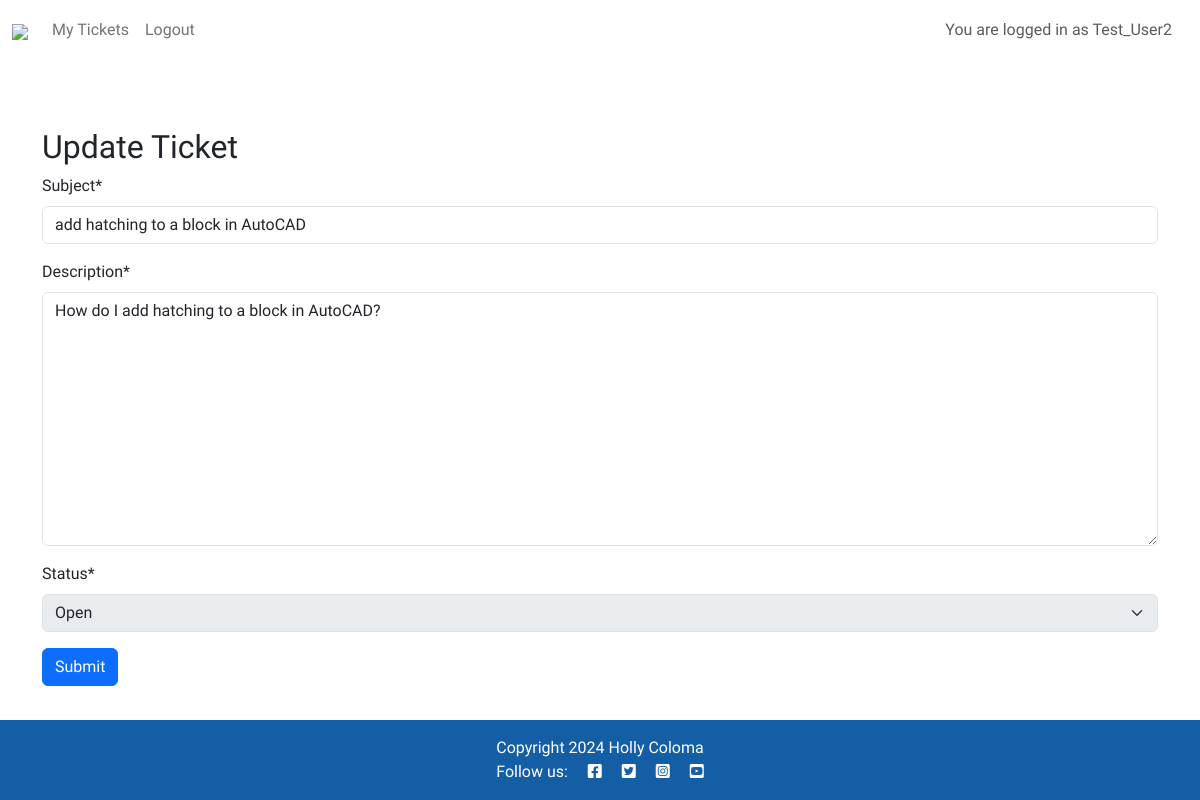
/ticket/7/edit/ (signed in), run on an earlier commit of the app's database.
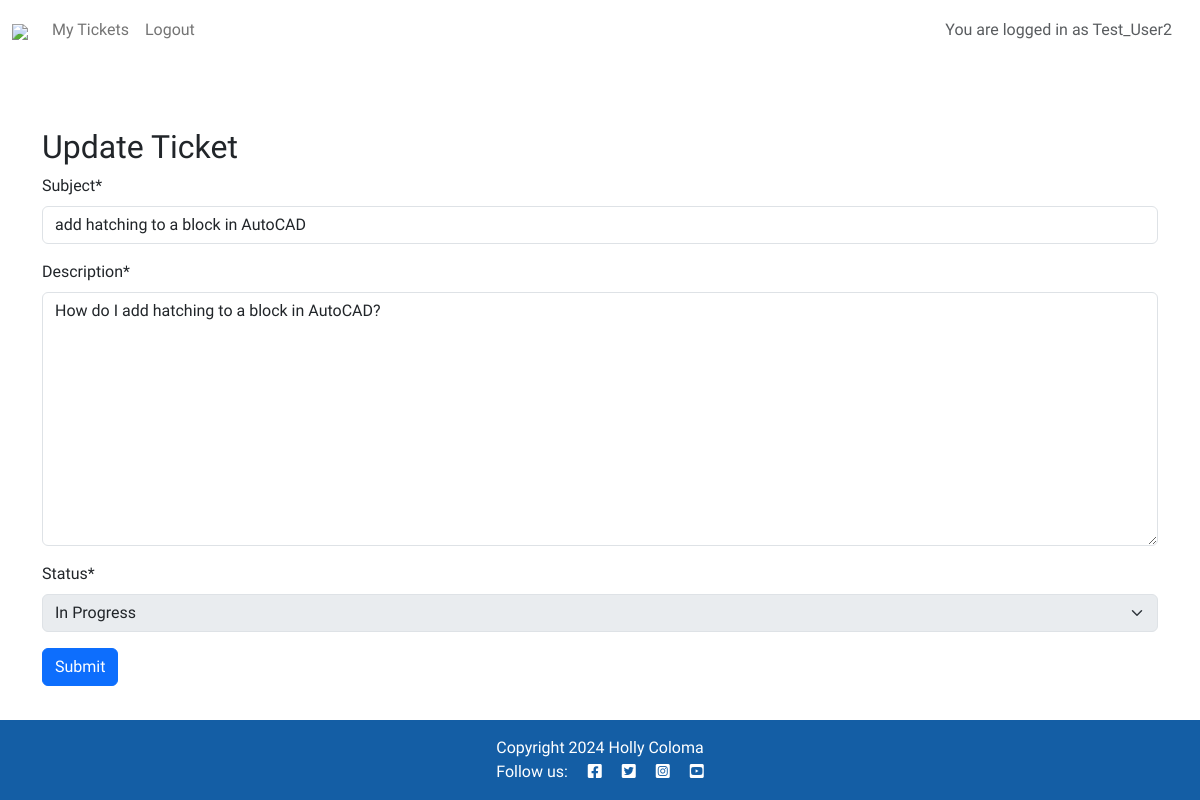
And on a later commit of the database.
### support/models.py (models this page shows, shortened)
class Ticket(models.Model):
    STATUS_OPTIONS = (
        ('Open', 'Open'),
        ('In Progress', 'In Progress'),
        ('Closed', 'Closed'),
    )
    ticket_id = models.CharField(max_length=20, unique=True)
    user = models.ForeignKey(User, on_delete=models.CASCADE)
    subject = models.CharField(max_length=255)
    description = models.TextField()
    status = models.CharField(max_length=20, choices=STATUS_OPTIONS, default='Open')
    created_on = models.DateTimeField(auto_now_add=True)
    updated_on = models.DateTimeField(auto_now=True)

### support/views.py (the view, shortened to what this page needs)
# urls.py: path('ticket/<int:pk>/edit/', TicketUpdateView.as_view(), name='ticket_edit'),
class TicketUpdateView(LoginRequiredMixin, UpdateView):
    model = Ticket
    form_class = TicketUpdateForm
    template_name = 'support/ticket_form.html'
    success_message = "Ticket was updated successfully!"
    def get_queryset(self):
        queryset = super().get_queryset()
        if self.request.user.is_staff or self.request.user.is_superuser:
            return Ticket.objects.all()
        return Ticket.objects.filter(user=self.request.user)
    def get_form_kwargs(self):
        kwargs = super().get_form_kwargs()
        kwargs['user'] = self.request.user  # Pass the user to the form
        return kwargs

### support/forms.py
class TicketUpdateForm(forms.ModelForm):
    class Meta:
        model = Ticket
        fields = ['subject', 'description', 'status']
    def __init__(self, *args, **kwargs):
        self.user = kwargs.pop('user', None)
        super().__init__(*args, **kwargs)
        if self.user:
            if self.user.is_staff and not self.user.is_superuser:  # Tech support (staff but not admin)
                self.fields['subject'].disabled = True
                self.fields['description'].disabled = True
            elif self.user.is_superuser:  # Admin
                pass  # Admins can edit everything
            else:  # Regular users
                self.fields['status'].disabled = True

### support/templates/support/ticket_form.html (shortened to what this page needs)
{% extends "base.html" %}
{% block content %}
{% load crispy_forms_tags %}
<div class="container mt-5">
    <h2>{% if form.instance.pk %}Update Ticket{% else %}Create a New Ticket{% endif %}</h2>
    <form method="post" action="">
        {{ form|crispy }}
        <button type="submit" class="btn btn-primary">Submit</button>
    </form>
</div>
{% endblock content %}

What changed in the data, as far as the page shows it:
changed Ticket "add hatching to a block in AutoCAD": status "Open" → "In Progress"
